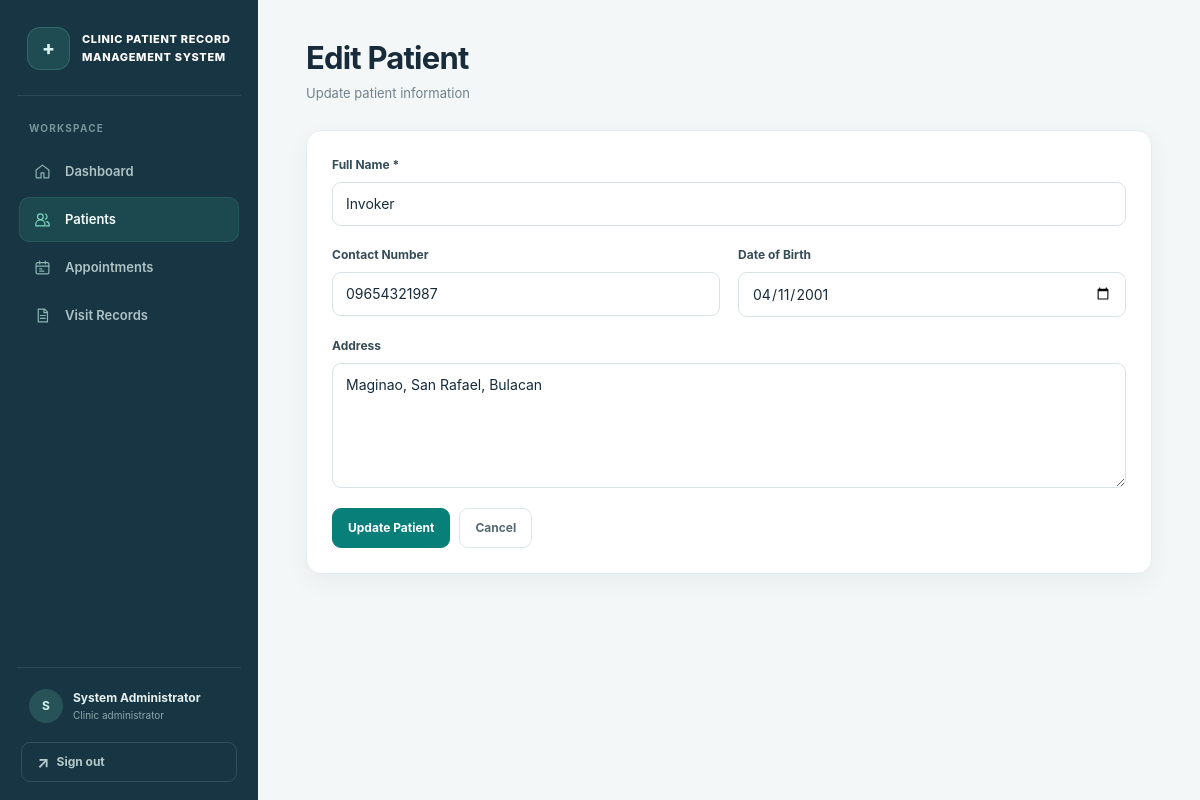
Page /patients/11/edit (signed in) on the committed database.
### tables this page shows
CREATE TABLE patients (
    patient_id INTEGER PRIMARY KEY AUTOINCREMENT,
    patient_code TEXT UNIQUE NOT NULL,
    name TEXT NOT NULL,
    contact TEXT,
    date_of_birth TEXT,
    address TEXT,
    created_at TEXT NOT NULL DEFAULT CURRENT_TIMESTAMP,
    updated_at TEXT NOT NULL DEFAULT CURRENT_TIMESTAMP
);

### app.py (the view, shortened to what this page needs)
@app.route('/patients/<int:patient_id>/edit', methods=['GET', 'POST'])
@login_required
def edit_patient(patient_id):
    patient = db.get_patient_by_id(patient_id)
    if not patient:
        flash('Patient not found.', 'error')
        return redirect(url_for('patients'))
    return render_template('patient_form.html', action='edit', patient=patient)

### app.py (called while the page is built)
@app.after_request
def prevent_auth_page_caching(response):
    if request.endpoint in {'login', 'logout'}:
        response.headers['Cache-Control'] = 'no-store, no-cache, must-revalidate, max-age=0'
        response.headers['Pragma'] = 'no-cache'
        response.headers['Expires'] = '0'
    return response

def login_required(f):
    @wraps(f)
    def decorated_function(*args, **kwargs):
        if 'user_id' not in session:
            flash('Please log in to access this page.', 'error')
            return redirect(url_for('login'))
        return f(*args, **kwargs)
    return decorated_function

### database.py (called while the page is built)
def get_db_connection():
    conn = sqlite3.connect(DATABASE_PATH)
    conn.row_factory = sqlite3.Row
    conn.execute('PRAGMA foreign_keys = ON')
    return conn

def get_patient_by_id(patient_id):
    conn = get_db_connection()
    patient = conn.execute('SELECT * FROM patients WHERE patient_id = ?', (patient_id,)).fetchone()
    conn.close()
    return patient

### templates/patient_form.html (shortened to what this page needs)
{% extends "base.html" %}
{% block content %}
<div class="content-header">
    <h1>{% if action == 'register' %}Register New Patient{% else %}Edit Patient{% endif %}</h1>
    <p>{% if action == 'register' %}Add a new patient to the system{% else %}Update patient information{% endif %}</p>
</div>
<div class="card form-card">
    <form method="POST">
        <div class="form-group">
            <label for="name" class="form-label">Full Name *</label>
            <input type="text" id="name" name="name" class="form-input" value="{{ patient.name if patient else '' }}" required>
        </div>
        <div class="form-row">
            <div class="form-group">
                <label for="contact" class="form-label">Contact Number</label>
                <input type="text" id="contact" name="contact" class="form-input" value="{{ patient.contact if patient else '' }}">
            </div>
            <div class="form-group">
                <label for="date_of_birth" class="form-label">Date of Birth</label>
                <input type="date" id="date_of_birth" name="date_of_birth" class="form-input" value="{{ patient.date_of_birth if patient else '' }}">
            </div>
        </div>
        <div class="form-group">
            <label for="address" class="form-label">Address</label>
            <textarea id="address" name="address" class="form-textarea">{{ patient.address if patient else '' }}</textarea>
        </div>
        <div class="btn-group">
            <button type="submit" class="btn btn-primary">{% if action == 'register' %}Register Patient{% else %}Update Patient{% endif %}</button>
            <a href="{{ url_for('patients') }}" class="btn btn-secondary">Cancel</a>
        </div>
    </form>
</div>
{% endblock %}

### static/css/style.css (style rules this page uses)
:root { color-scheme: light; --ink: #172b3a; --muted: #71818c; --line: #e4ebed; --canvas: #f4f7f7; --surface: #fff; --teal: #087f78; --teal-dark: #06645f; --teal-soft: #e5f4f1; --navy: #173542; --green: #16836b; --red: #bd4853; --amber: #a96b13; --shadow: 0 8px 24px rgba(25, 54, 65, .055); --radius: 15px; --sidebar-width: 258px; --font: Inter, ui-sans-serif, system-ui, -apple-system, BlinkMacSystemFont, 'Segoe UI', sans-serif; }
*, *::before, *::after { box-sizing: border-box; }
html { min-width: 320px; scroll-behavior: smooth; }
body { margin: 0; color: var(--ink); background: var(--canvas); font: 14px/1.55 var(--font); -webkit-font-smoothing: antialiased; }
h1, h2, h3, h4, p { margin-top: 0; }
h1, h2, h3, h4 { color: var(--ink); font-family: var(--font); line-height: 1.3; }
a { color: var(--teal); text-decoration: none; transition: color .18s ease, background .18s ease, border-color .18s ease, box-shadow .18s ease, transform .18s ease; }
button, input, select, textarea { font: inherit; }
button, a, input, select, textarea { -webkit-tap-highlight-color: transparent; }
.content-header { margin: 0 0 27px; }
.content-header h1 { margin: 0 0 5px; font-size: clamp(25px, 3vw, 31px); font-weight: 750; letter-spacing: -.8px; }
.content-header p { margin: 0; color: var(--muted); font-size: 13px; }
.card, .patient-header, .stat-card { background: var(--surface); border: 1px solid var(--line); border-radius: var(--radius); box-shadow: var(--shadow); }
.card { overflow: hidden; margin-bottom: 20px; }
.form-card { max-width: 900px; }
.card > form:not(.filter-bar) { padding: 25px; }
.form-group { min-width: 0; margin: 0 0 20px; }
.form-label { display: block; margin-bottom: 7px; color: #354c58; font-size: 12px; font-weight: 700; }
.form-input, .form-select, .form-textarea { display: block; width: 100%; min-height: 44px; padding: 10px 13px; color: var(--ink); background: #fff; border: 1px solid #d9e2e4; border-radius: 9px; outline: 0; transition: border-color .2s ease, box-shadow .22s ease, transform .22s cubic-bezier(.2, .75, .25, 1); }
.form-input::placeholder, .form-textarea::placeholder { color: #a2afb4; }
.form-textarea { min-height: 125px; resize: vertical; }
.form-row { display: grid; grid-template-columns: repeat(2, minmax(0, 1fr)); gap: 18px; }
.form-row .form-group { margin-bottom: 20px; }
.btn { display: inline-flex; min-height: 40px; align-items: center; justify-content: center; gap: 7px; padding: 9px 15px; color: #fff; background: var(--teal); border: 1px solid var(--teal); border-radius: 9px; cursor: pointer; font-size: 12px; font-weight: 700; line-height: 1.2; white-space: nowrap; transition: color .18s ease, background .18s ease, border-color .18s ease, box-shadow .22s ease, transform .2s cubic-bezier(.2, .75, .25, 1); }
.btn-secondary { color: #526873; background: #fff; border-color: #dce5e7; }
.btn-group, .action-buttons { display: flex; align-items: center; gap: 9px; flex-wrap: wrap; }
.content-inner > * { animation: rise-in .5s cubic-bezier(.2, .75, .25, 1) both; }
.content-inner > *:nth-child(2) { animation-delay: .06s; }
.card, .patient-header, .stat-card { transition: transform .24s cubic-bezier(.2, .75, .25, 1), box-shadow .24s ease, border-color .24s ease; }

### rows in the picture
patients: name "Invoker", contact "09654321987", date_of_birth "04/11/2001", address "Maginao, San Rafael, Bulacan"

### other values in the picture
{{ session.get('full_name', 'U')[:1] }} "S"
{{ session.get('full_name') }} "System Administrator"
